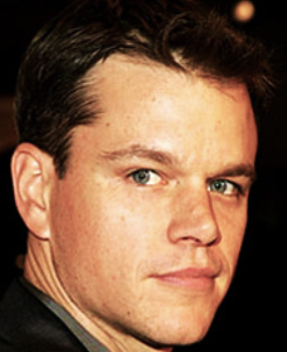
#> input picture HW1/Problem_5/Answers/matt2.png, 287 x 352 px, found by its file name
$ python problem_5_d.py
#> lines starting #> are read from the running program, lines starting #| are printed output that depends on the picture; after the words box and inside, x2 and y2 are one past the last pixel; in counts of white or black regions, pixels touching at a corner belong together
import cv2
import numpy as np
import matplotlib.pyplot as plt


fed = cv2.imread("D:/Sem 3/EEE515/HW1/Problem_5/images/matt2.png") #375x462
#> fed is the input picture: shape (352, 287, 3); mean B, G, R 64.9, 88.7, 122.8
djk = cv2.imread("D:/Sem 3/EEE515/HW1/Problem_5/images/mark2.png")
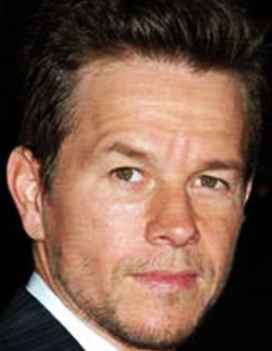
#> input picture HW1/Problem_5/Answers/mark2.png, 272 x 351 px, found by its file name
#> djk is the input picture: shape (351, 272, 3); mean B, G, R 73.3, 88.6, 118.8
fed = cv2.cvtColor(fed, cv2.COLOR_BGR2GRAY)
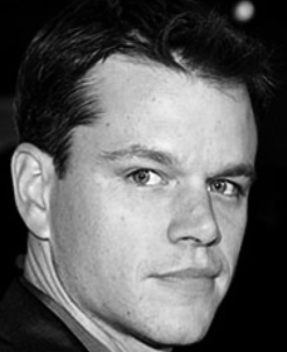
#> fed: shape (352, 287); min 0, max 253, mean 96.2
djk = cv2.cvtColor(djk, cv2.COLOR_BGR2GRAY)
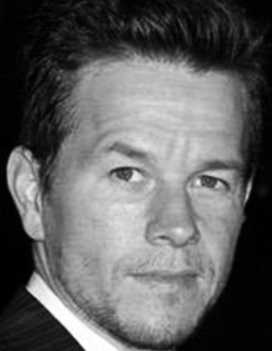
#> djk: shape (351, 272); min 0, max 255, mean 95.9
row,col = fed.shape
#> row = 352; col = 287
djk = cv2.resize(djk,(col,row))
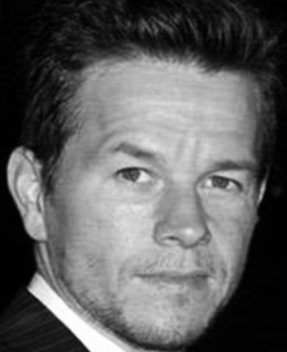
#> djk: shape (352, 287); min 0, max 255, mean 95.8

# [8 lines of commented-out code are left out]

center_rect_size = (200, 200)

image_height, image_width = fed.shape  # Get the height and width of the image
#> image_height = 352; image_width = 287

# Calculate the coordinates for the center rectangle
center_x = image_width // 2
#> center_x = 143
center_y = image_height // 2
#> center_y = 176
top_left = (center_x - center_rect_size[0] // 2, center_y - center_rect_size[1] // 2)
#> top_left = (43, 76)
bottom_right = (center_x + center_rect_size[0] // 2, center_y + center_rect_size[1] // 2)
#> bottom_right = (243, 276)

# Create a mask with 1s on the left half of the rectangle and 0s on the right half
mask = np.zeros((image_height, image_width), dtype=np.uint8)
mask[:, :center_x] = 1

normalized_mask = mask

gaussian_mask_normalized = cv2.GaussianBlur(normalized_mask, (5, 5), 7)
opp_mask = 1 - gaussian_mask_normalized

fed = fed.astype(np.float32)
djk = djk.astype(np.float32)


blended = (fed * gaussian_mask_normalized + djk * opp_mask)
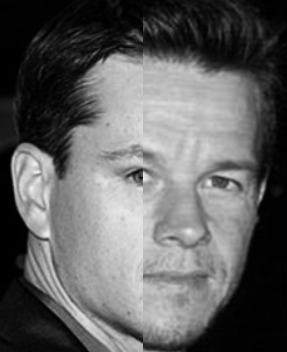
#> blended: shape (352, 287) float32; min 0, max 242, mean 96.1

blended = np.round(blended).astype(np.uint8)

cv2.imshow("blended",blended)
cv2.imshow("Fed",fed)
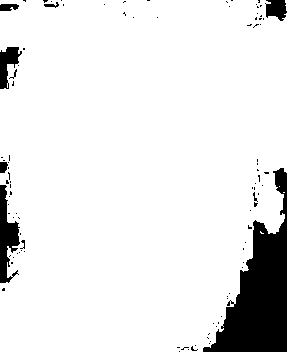
#> window 'Fed': shape (352, 287); 90.9% white; 98 black regions (89 under 20 px), largest, box (x1, y1, x2, y2) and area: (203, 168, 287, 352) 6765, (0, 185, 20, 283) 1035, (0, 47, 22, 89) 485
cv2.imshow("djk",djk)
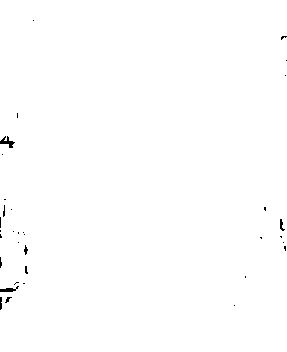
#> window 'djk': shape (352, 287); 99.6% white; black in thin lines or dots, all inside (x1, y1, x2, y2) = (0, 20, 287, 310)
cv2.waitKey(0)
